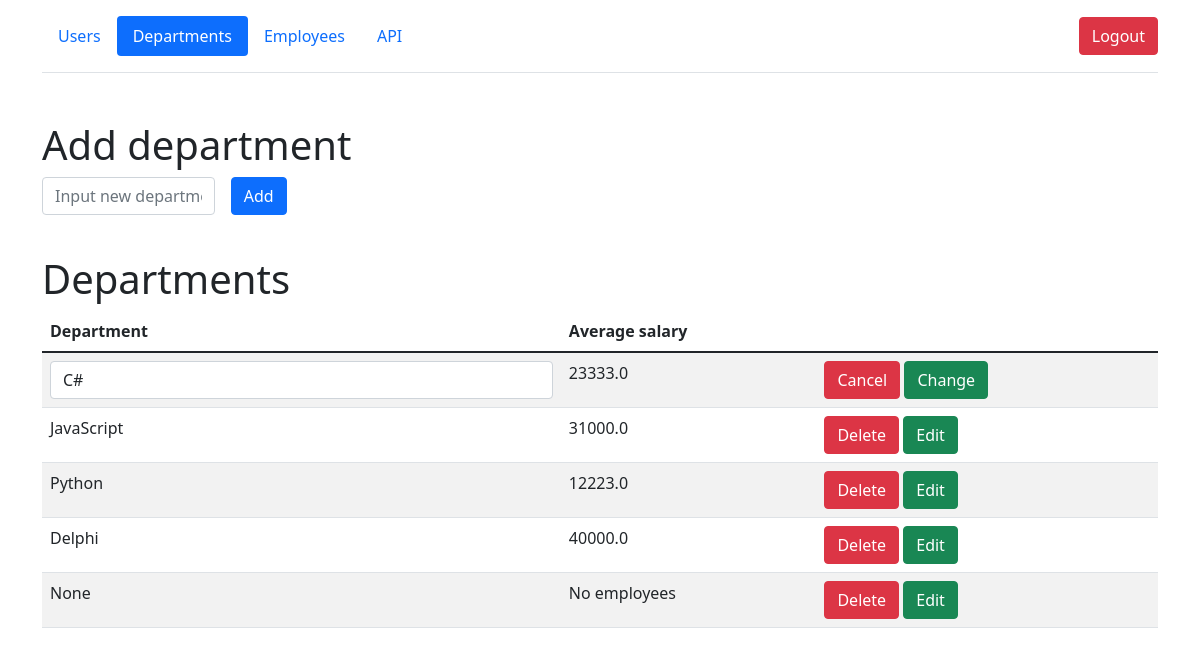
Page /departments/1/edit (signed in) on the committed database.
### models/departments.py (models this page shows, shortened)
class Departments(db.Model):
    __table_args__ = {'extend_existing': True}
    id = db.Column(db.Integer, primary_key=True)
    department = db.Column(db.String(50), nullable=False)

### views/views_departments.py (the view)
@api_departments.route('/departments/<int:id>/edit', methods=['GET', 'POST'])
@login_required
def edit_dnt(id):
    if session.get('user') and session.get('user')[0] == ADMIN:
        departments = Departments.query.all()
        employees = Employees.query.all()
        dnt_salary = avg_salaries(departments, employees)
        department = request.form.get('new_department')
        if Departments.query.get(id):
            if request.method == 'POST':
                data = f'?login={session["user"][0]}&password={session["user"][1]}' \
                       f'&id={id}&department={urllib.parse.quote(department)}&page=True'
                return redirect('/api/departments/edit' + data)
            return render_template('departments.html', id=id, departments=departments, dnt_salary=dnt_salary)
        return redirect('/departments')

### migrations/migrations_funcs.py (called while the page is built)
def avg_salaries(departments, employees):
    dnt_salary = {}
    for dnt in departments:
        dnt_salary[dnt.department] = []
    for emp in employees:
        for dnt in departments:
            if emp.department == dnt.department:
                dnt_salary[dnt.department].append(emp.salary)
    for dnt_name in dnt_salary:
        avg_salary = None
        if dnt_salary[dnt_name]:
            avg_salary = 0
            for salary in dnt_salary[dnt_name]:
                avg_salary += salary
            avg_salary /= len(dnt_salary[dnt_name])
            dnt_salary[dnt_name] = round(avg_salary, 3)
        else:
            avg_salary = 'No employees'
            dnt_salary[dnt_name] = avg_salary
    return dnt_salary

### views/views_departments.py (called while the page is built)
@api_departments.before_request
def check_session():
    if session.get('user'):
        users = User.query.filter_by(login=session.get('user')[0]).all()
        login_user(users[0])
        session.permanent = False
    else:
        return redirect('/')

### templates/departments.html (shortened to what this page needs)
{% extends 'base.html' %}
{% block body %}
<div class="container">
        <header class="d-flex flex-wrap align-items-center justify-content-center justify-content-md-between py-3 mb-4 border-bottom">
          <ul class="nav nav-pills">
              <li class="nav-item"><a href="/users" class="nav-link">Users</a></li>
            <li class="nav-item"><a href="/departments" class="nav-link active">Departments</a></li>
            <li class="nav-item"><a href="/employees" class="nav-link">Employees</a></li>
              <li class="nav-item"><a href="/api_list" class="nav-link">API</a></li>
          </ul>
            <div class="col-md-3 text-end">
                <a href="/logout">
                    <button type="button" class="btn btn-danger">Logout</button>
                </a>
              </div>
        </header>
</div>
    <div class="container mt-5">
        <h1>Add department</h1>
        <form method="post" class="row g-3 needs-validation">
            <div class="col-md-2">
                <input type="text" name="department" id="department" class="form-control" placeholder="Input new department">
            </div>
            <div class="col-md-2">
                <button class="btn btn-primary" type="submit">Add</button>
            </div>
            <div>
                <br>
            </div>
        </form>
        <h1>Departments</h1>
        <table id="data" class="table table-striped">
            <thead>
              <tr>
                <th>Department</th>
                  <th>Average salary</th>
                  <th></th>
              </tr>
            </thead>
            <tbody>
              {% for dnt in departments %}
                <tr>
                        {% if dnt.id == id %}
                     <form method="post" class="row g-3 needs-validation" novalidate>
                            <td>
                                <input type="text" name="new_department" class="form-control" value="{{ dnt.department }}">
                            </td>
                            <td>{% for dnt_name in dnt_salary %}
                              {% if dnt.department == dnt_name %}
                                {{ dnt_salary[dnt_name] }}
                              {% endif %}
                              {% endfor %}
                          </td>
                            <td>
                                <a href="/departments" class="btn btn-danger">Cancel</a>
                                <button class="btn btn-success" type="submit">Change</button>
                            </td>
                     </form>
                        {% else %}
                    <td>
                      {{ dnt.department }}
                    </td>
                  <td>{% for dnt_name in dnt_salary %}
                      {% if dnt.department == dnt_name %}
                        {{ dnt_salary[dnt_name] }}
                      {% endif %}
                      {% endfor %}
                  </td>
                     <td>
                         <a href="/departments/{{ dnt.id }}/del" class="btn btn-danger">Delete</a>
                        <a href="/departments/{{ dnt.id }}/edit" class="btn btn-success">Edit</a>
                    </td>
                    {% endif %}
                </tr>
              {% endfor %}
            </tbody>
  </table>
    </div>
{% endblock %}

### rows in the picture
Departments: new_department "C#", department "23333.0"
Departments: department "JavaScript", department "31000.0"
Departments: department "Python", department "12223.0"
Departments: department "Delphi", department "40000.0"
Departments: department "None", department "No employees"
